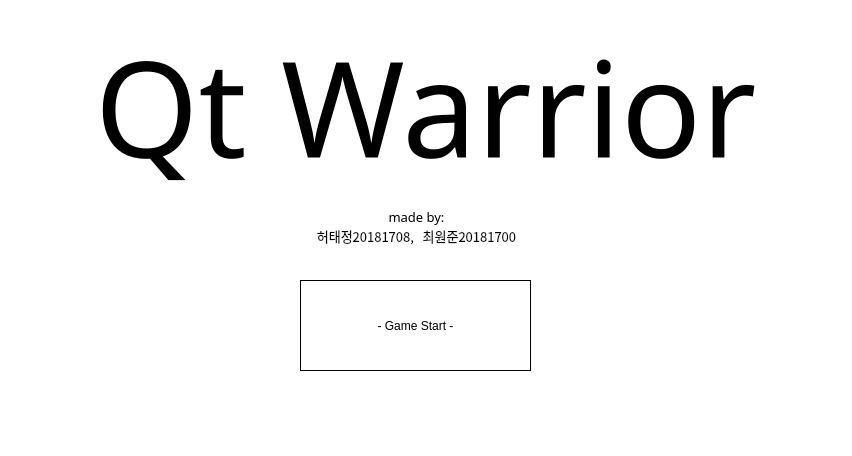
<?xml version="1.0" encoding="UTF-8"?>
<ui version="4.0">
 <class>MainWindow</class>
 <widget class="QMainWindow" name="MainWindow">
  <property name="windowModality">
   <enum>Qt::NonModal</enum>
  </property>
  <property name="geometry">
   <rect>
    <x>0</x>
    <y>0</y>
    <width>852</width>
    <height>456</height>
   </rect>
  </property>
  <property name="sizePolicy">
   <sizepolicy hsizetype="Fixed" vsizetype="Fixed">
    <horstretch>0</horstretch>
    <verstretch>0</verstretch>
   </sizepolicy>
  </property>
  <property name="minimumSize">
   <size>
    <width>852</width>
    <height>456</height>
   </size>
  </property>
  <property name="maximumSize">
   <size>
    <width>852</width>
    <height>456</height>
   </size>
  </property>
  <property name="windowTitle">
   <string>QT Worrier</string>
  </property>
  <property name="styleSheet">
   <string notr="true">background-color: rgb(255, 255, 255);</string>
  </property>
  <widget class="QWidget" name="centralwidget">
   <property name="styleSheet">
    <string notr="true">QCentralWidget {
    border: 0.5px solid #000000;
}
</string>
   </property>
   <widget class="QLabel" name="label">
    <property name="geometry">
     <rect>
      <x>20</x>
      <y>20</y>
      <width>811</width>
      <height>171</height>
     </rect>
    </property>
    <property name="font">
     <font>
      <family>Bradley Hand ITC</family>
      <pointsize>100</pointsize>
     </font>
    </property>
    <property name="frameShape">
     <enum>QFrame::NoFrame</enum>
    </property>
    <property name="text">
     <string>Qt Warrior</string>
    </property>
    <property name="alignment">
     <set>Qt::AlignCenter</set>
    </property>
   </widget>
   <widget class="QPushButton" name="pushButton">
    <property name="geometry">
     <rect>
      <x>300</x>
      <y>280</y>
      <width>231</width>
      <height>91</height>
     </rect>
    </property>
    <property name="sizePolicy">
     <sizepolicy hsizetype="Maximum" vsizetype="Minimum">
      <horstretch>0</horstretch>
      <verstretch>0</verstretch>
     </sizepolicy>
    </property>
    <property name="styleSheet">
     <string notr="true">QPushButton {
    border: 0.5px solid #000000;
}

QPushButton:pressed {
    background-color: #f7f7f7;
}
</string>
    </property>
    <property name="text">
     <string>- Game Start -</string>
    </property>
   </widget>
   <widget class="QLabel" name="label_2">
    <property name="geometry">
     <rect>
      <x>30</x>
      <y>130</y>
      <width>773</width>
      <height>193</height>
     </rect>
    </property>
    <property name="font">
     <font>
      <family>Bahnschrift SemiLight SemiConde</family>
      <pointsize>10</pointsize>
     </font>
    </property>
    <property name="text">
     <string>made by: 
허태정20181708,   최원준20181700</string>
    </property>
    <property name="alignment">
     <set>Qt::AlignCenter</set>
    </property>
   </widget>
   <zorder>label_2</zorder>
   <zorder>label</zorder>
   <zorder>pushButton</zorder>
  </widget>
  <widget class="QStatusBar" name="statusbar"/>
 </widget>
 <resources>
  <include location="../Resource.qrc"/>
 </resources>
 <connections>
  <connection>
   <sender>pushButton</sender>
   <signal>clicked()</signal>
   <receiver>MainWindow</receiver>
   <slot>close()</slot>
   <hints>
    <hint type="sourcelabel">
     <x>400</x>
     <y>411</y>
    </hint>
    <hint type="destinationlabel">
     <x>421</x>
     <y>277</y>
    </hint>
   </hints>
  </connection>
 </connections>
</ui>
